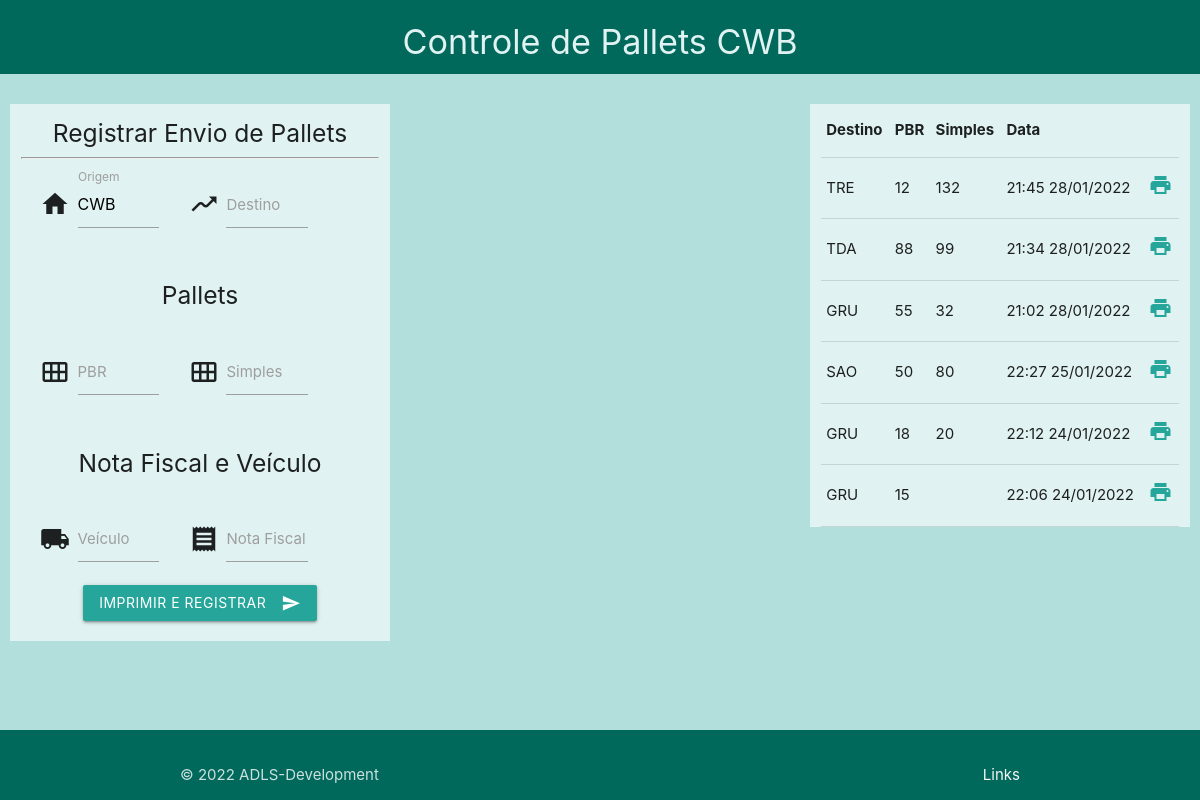
Before: / with the older database file.
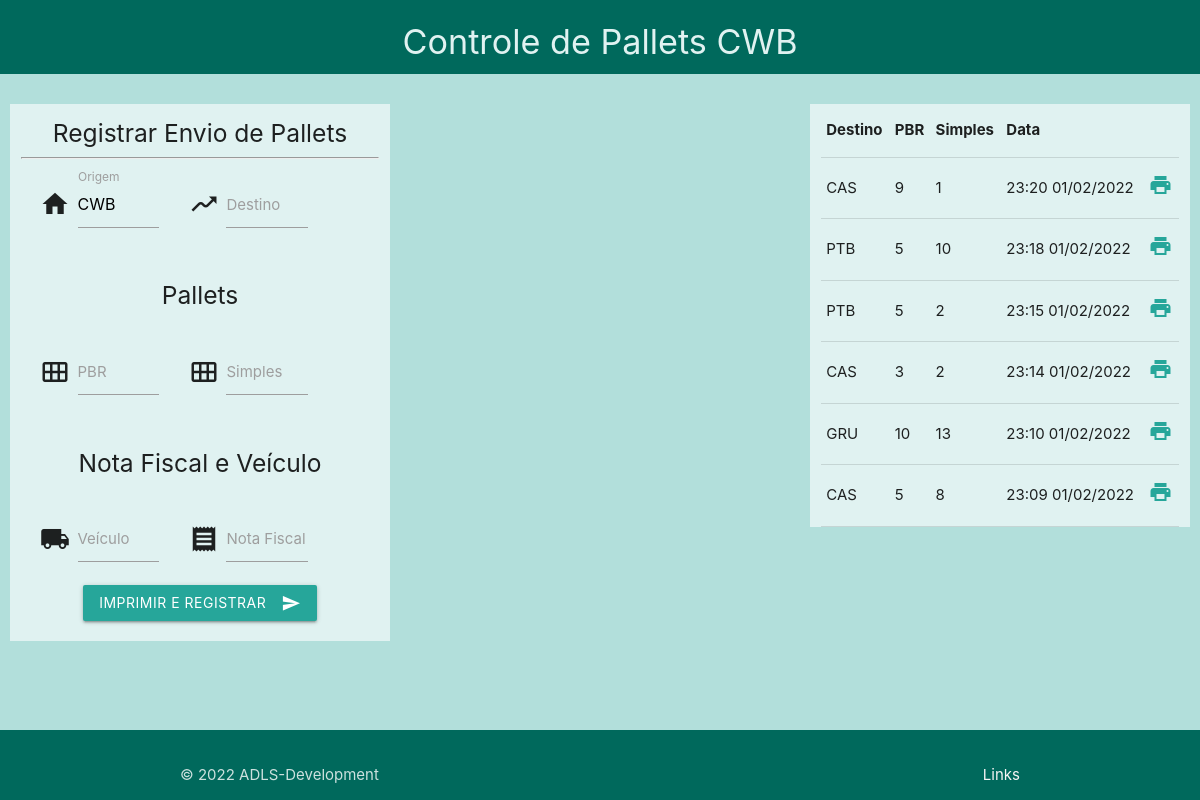
After: the same page with the newer database file.
### tables this page shows
CREATE TABLE IF NOT EXISTS `registro` (
  `id` int(11) NOT NULL AUTO_INCREMENT,
  `origem` varchar(240) NOT NULL,
  `destino` varchar(240) NOT NULL,
  `pbr` varchar(10) DEFAULT NULL,
  `simples` varchar(10) DEFAULT NULL,
  `veiculo` varchar(240) DEFAULT NULL,
  `notafiscal` varchar(240) DEFAULT NULL,
  `data` datetime NOT NULL,
  PRIMARY KEY (`id`)
);

### index.php (the view, shortened to what this page needs)
<?php
require_once 'db_connect.php' ;
include_once "includes/header.php";
$sql = "SELECT * FROM registro ORDER BY id DESC LIMIT 6";
$result = mysqli_query($connect,$sql);
?>
<div class="row">
    <div class="col s12 m4 l4 teal lighten-5 index-box">
        <div class="row">
            <div class="col s12 center">
                <h5>Registrar Envio de Pallets</h5>
                <hr>
            </div>
            <div class="col s12 center">
                <form action="php_actions/addRegister.php" method="post">
                    <div class="input-field col s5">
                        <i class="material-icons prefix">home</i>
                        <input readonly type="text" value="CWB" id="origem" name="origem" maxlength="3" class="autocomplete">
                        <label for="origem">Origem</label>
                    </div>
                    <div class="input-field col s5">
                        <i class="material-icons prefix">moving</i>
                        <input type="text" id="destino" name="destino" maxlength="3" required class="autocomplete">
                        <label for="destino">Destino</label>
                    </div>
                    <div class="input-field col s12">
                        <h5>Pallets</h5>
                    </div>
                    <div class="input-field col s5">
                        <i class="material-icons prefix">calendar_view_month</i>
                        <input type="number" id="pbr" name="pbr" class="autocomplete">
                        <label for="pbr">PBR</label>
                    </div>
                    <div class="input-field col s5">
                        <i class="material-icons prefix">calendar_view_month</i>
                        <input type="number" id="simples" name="simples" class="autocomplete">
                        <label for="simples">Simples</label>
                    </div>
                    <div class="input-field col s12">
                        <h5>Nota Fiscal e Veículo</h5>
                    </div>
                    <div class="input-field col s5">
                        <i class="material-icons prefix">local_shipping</i>
                        <input type="text" id="placa" name="placa" maxlength="7" required class="autocomplete">
                        <label for="placa">Veículo</label>
                    </div>
                    <div class="input-field col s5">
                        <i class="material-icons prefix">receipt</i>
                        <input type="text" id="nf" name="nf" class="autocomplete">
                        <label for="nf">Nota Fiscal</label>
                    </div>
                    <div class="col s12">
                        <button class="btn waves-effect waves-light" type="submit" name="action">Imprimir e Registrar
                            <i class="material-icons right">send</i>
                        </button>
                    </div>
                </form>
            </div>
        </div>
    </div>
    <div class="col s12 m4 l4 teal lighten-5 index-box">
    </div>
    <div class="col s12 m4 l4 teal lighten-5 index-box">
    <table>
        <thead>
          <tr>
              <th>Destino</th>
              <th>PBR</th>
              <th>Simples</th>
              <th>Data</th>
          </tr>
        </thead>
        <tbody>
         <?php
            while($listaRegistro = mysqli_fetch_assoc($result))
            {
                $data = date('H:i d/m/Y', strtotime($listaRegistro['data']));
                $dataToSend = $listaRegistro['data'];
                $destino = $listaRegistro['destino'];
                $pbr = $listaRegistro['pbr'];
                $simples = $listaRegistro['simples'];
                $veiculo = $listaRegistro['veiculo'];
                $origem = $listaRegistro['origem'];
                $nota = $listaRegistro['notafiscal'];
                $id = $listaRegistro['id'];
                echo "<tr>";
                echo "<td>".$destino."</td>";
                echo "<td>".$pbr."</td>";
                echo "<td>".$simples."</td>";
                echo "<td>".$data."</td>";
                echo "<td> <a class='btn-float' href='impressao.php?origem=$origem&destino=$destino&pbr=$pbr&simples=$simples&veiculo=$veiculo&nota=$nota&data=$dataToSend&id=$id'> <i class='material-icons teal-text text-lighten-1' >print</i></a> </td>";
                echo "</tr>";
            }
         ?>
        </tbody>
      </table>
    </div>
</div>
<?php
include_once "includes/footer.php";
?>

Changed rows visible on the page:
no longer on this page (row unchanged): registro: destino "TRE", pbr "12", simples "132", data "21:45 28/01/2022"
no longer on this page (row unchanged): registro: destino "TDA", pbr "88", simples "99", data "21:34 28/01/2022"
no longer on this page (row unchanged): registro: destino "GRU", pbr "55", simples "32", data "21:02 28/01/2022"
no longer on this page (row unchanged): registro: destino "SAO", pbr "50", simples "80", data "22:27 25/01/2022"
no longer on this page (row unchanged): registro: destino "GRU", pbr "18", simples "20", data "22:12 24/01/2022"
no longer on this page (row unchanged): registro: destino "GRU", pbr "15", data "22:06 24/01/2022"
added registro: destino "CAS", pbr "9", simples "1", data "23:20 01/02/2022"
added registro: destino "PTB", pbr "5", simples "10", data "23:18 01/02/2022"
added registro: destino "PTB", pbr "5", simples "2", data "23:15 01/02/2022"
added registro: destino "CAS", pbr "3", simples "2", data "23:14 01/02/2022"
added registro: destino "GRU", pbr "10", simples "13", data "23:10 01/02/2022"
added registro: destino "CAS", pbr "5", simples "8", data "23:09 01/02/2022"
